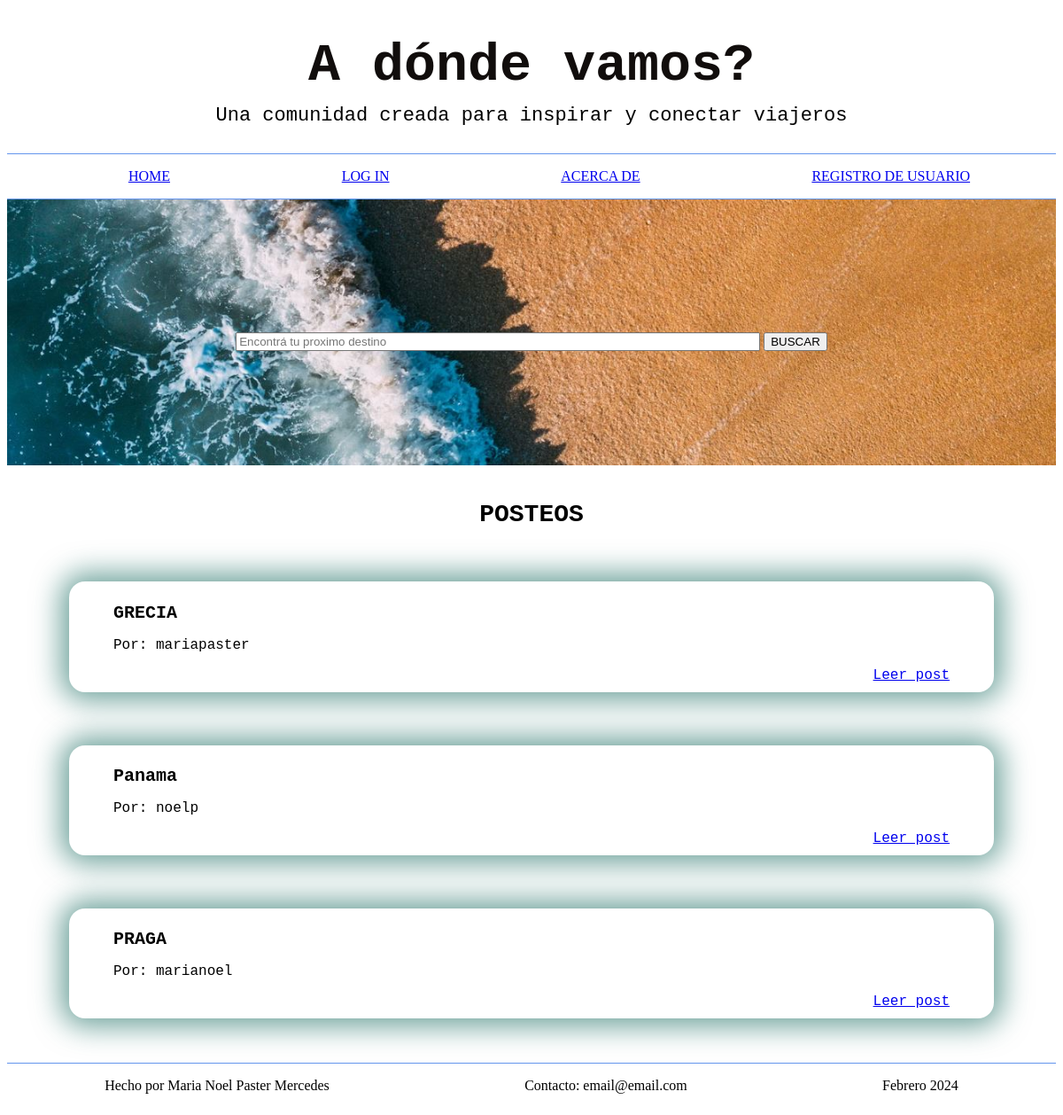
The page / on the database its author committed.
### tables this page shows
CREATE TABLE posts(
    id INTEGER PRIMARY KEY AUTOINCREMENT,
    autor TEXT NOT NULL,
    titulo TEXT NOT NULL,
    comentario TEXT NOT NULL
);

### mine.py (the view)
@app.route('/')
def home():
    conn, cursor = get_db_connection()
    buscar= request.args.get("search")
    if buscar:
        cursor.execute("SELECT * FROM posts WHERE posts.titulo LIKE ?" , (f"%{buscar}%",))
        posts = cursor.fetchall()
        conn.close
        return render_template("home.html" , nombre = "Maria Noel Paster Mercedes" , posts=posts)
    cursor.execute("SELECT * FROM posts")
    posts = cursor.fetchall()
    conn.close
    return render_template("home.html" , nombre = "Maria Noel Paster Mercedes" , posts=posts)

### mine.py (called while the page is built)
def get_db_connection():
    conn = sqlite3.connect('proyecto_python.db')
    cursor = conn.cursor()
    return conn, cursor

### templates/home.html (shortened to what this page needs)
{% extends "herencia.html" %}
{% block head %}
    <head>
        <link rel="stylesheet" type="text/css" href="{{ url_for('static', filename='css/style.css')}}">
    </head>
{% endblock %}
{% block main%}
    <main>
        <div class="search">
            <div class="search_button">
                <form action="/">
                    <input style= "width: 50%;" type="search" id="search" name="search" placeholder="Encontrá tu proximo destino">
                    <button type="submit"> BUSCAR </button>
                </form>
            </div>
        </div>
        <h1 class="all_titles">POSTEOS</h1>
        {% if posts %}
            {% for post in posts %}
                <div class="posts">
                    <h1 class="post_title">{{ post[2] }}</h1>
                        <div class="post_info">
                            <p>Por: {{ post[1] }}</p>
                        </div>
                            <div class="ref">
                                <a href="/post/{{post[0]}}">Leer post</a>
                            </div>
                </div>
            {% endfor %}
        {% else %}
            <p class="p">Por el momento ningun usuario subió un posteo</p>
        {% endif %}
    </main>
{% endblock %}

### static/css/style.css (style rules this page uses)
.all_titles { color: black; text-align: center; font-size: 28px; margin-top: 40px; font-family: "Courier New", monospace; }
.posts { box-shadow: 0px 0px 32px 9px rgba(6, 95, 83, 0.58); -webkit-box-shadow: 0px 0px 32px 9px rgba(6, 95, 83, 0.58); -moz-box-shadow: 0px 0px 32px 9px rgba(6, 95, 83, 0.58); padding: 10px; margin: 60px 70px 50px 70px; border-radius: 18px 18px 18px 18px; -webkit-border-radius: 18px 18px 18px 18px; -moz-border-radius: 18px 18px 18px 18px; }
.post_title { font-size: 20px; margin-left: 40px; font-family: "Courier New", monospace; }
.post_info { font-family: "Courier New", monospace; margin-left: 40px; }
.ref { margin-right: 40px; text-align: end; font-family: 'Courier New', Courier, monospace; }
.search { background-image: url("Captura.JPG"); background-size: 100%; height: 300px; }
.search_button { text-align: center; padding-top: 150px; }

### rows shown on the page
posts: titulo "GRECIA", autor "mariapaster"
posts: titulo "Panama", autor "noelp"
posts: titulo "PRAGA", autor "marianoel"

### other values the page prints
{{ nombre }} "Maria Noel Paster Mercedes"
